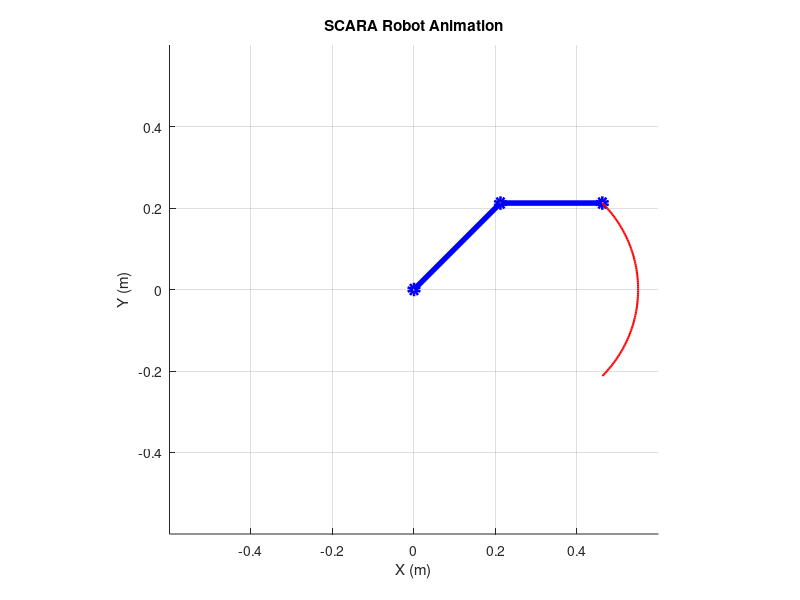

MATLAB code for this plot:
% SCARA Robot Animation in MATLAB

% Arm lengths
L1 = 0.3;  % First link length (m)
L2 = 0.25; % Second link length (m)

% Time steps
frames = 100;
theta1_vals = linspace(-pi/4, pi/4, frames);  % Joint 1 motion
theta2_vals = linspace(pi/4, -pi/4, frames);  % Joint 2 motion

% Set up figure
figure;
axis equal;
axis([-0.6, 0.6, -0.6, 0.6]);
grid on;
title('SCARA Robot Animation');
xlabel('X (m)');
ylabel('Y (m)');
hold on;

% Trail history
trail_x = [];
trail_y = [];

for i = 1:frames
    theta1 = theta1_vals(i);
    theta2 = theta2_vals(i);

    % Joint positions
    x1 = L1 * cos(theta1);
    y1 = L1 * sin(theta1);
    x2 = x1 + L2 * cos(theta1 + theta2);
    y2 = y1 + L2 * sin(theta1 + theta2);

    % Clear previous arm
    cla;

    % Draw robot arm
    plot([0, x1, x2], [0, y1, y2], 'bo-', 'LineWidth', 4);

    % Store and plot trail
    trail_x(end+1) = x2;
    trail_y(end+1) = y2;
    plot(trail_x, trail_y, 'r-', 'LineWidth', 1.5);

    % Pause to create animation effect
    pause(0.05);
end
